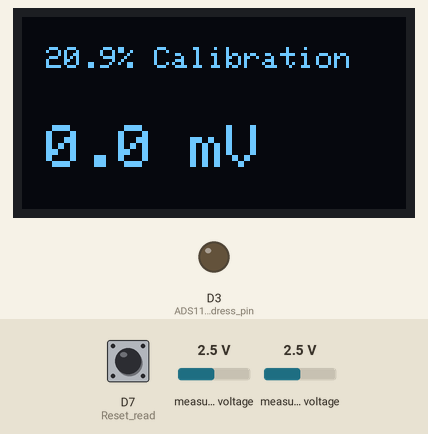
This sketch was run on a simulated Arduino MKR. Shown: 128×64 one-colour display, output pins drawn as LEDs (lit = HIGH). The inputs (shaded band) are chosen by the test bench; at power-on: measured voltage 2.5 V, D7 (Reset_read) LOW. Pins used as bus, display or sensor lines are not drawn.

Above: at 2.5 s.
4.7 s: measured voltage (sensor 200) set to 0.1 V
At 5.3 s:
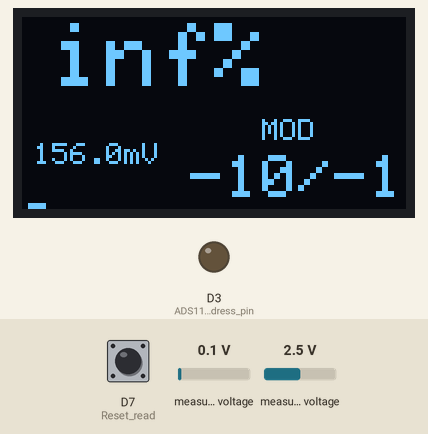
6.4 s: measured voltage (sensor 201) set to 0.1 V
At 7.9 s:
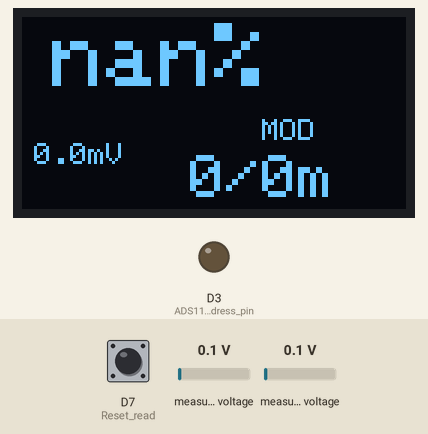
8.2 s: D7 (Reset_read) pulled HIGH for 3.2 s
At 8.7 s:
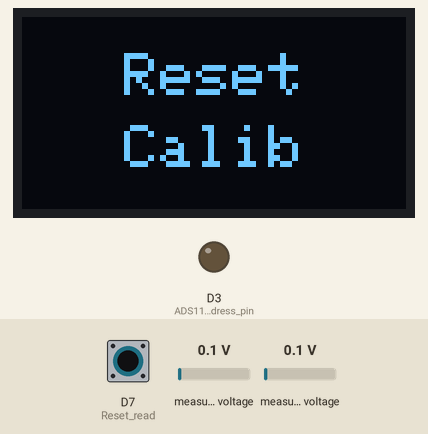
13.8 s: measured voltage (sensor 200) set to 1.2 V
At 15.2 s:
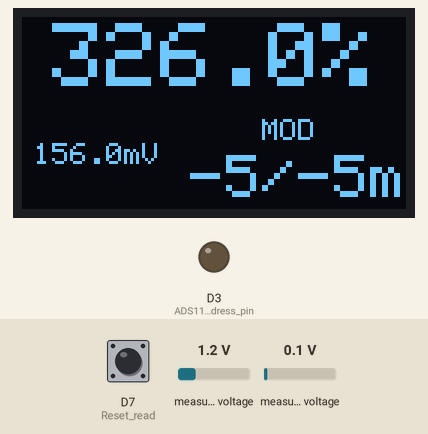
15.5 s: D7 (Reset_read) pulled HIGH for 0.15 s
At 16.0 s:
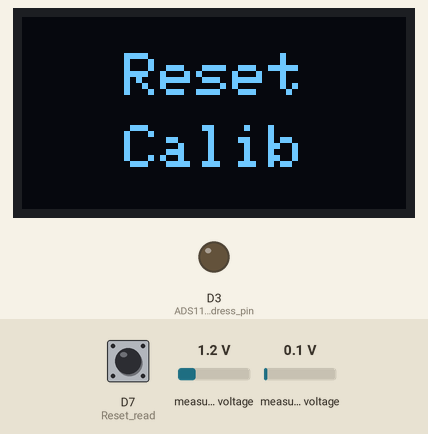
18.6 s: measured voltage (sensor 201) set to 1.2 V
At 19.9 s:
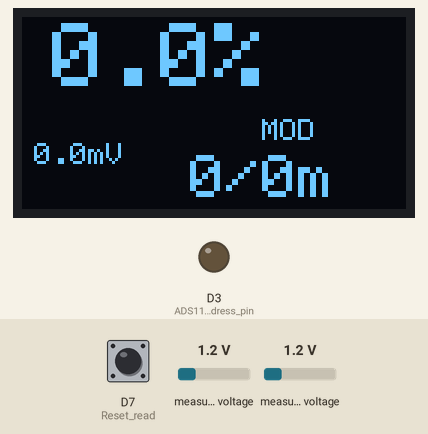
Timing chart, 0 to 21.3 s (numbered marks = the images above; inputs shaded):
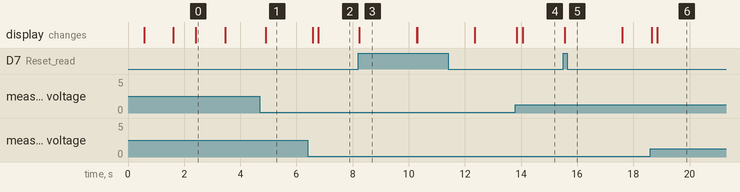

The sketch:

Nitrox.ino
```cpp
#include <Wire.h>
#include <Adafruit_GFX.h>
#include <Adafruit_SSD1306.h>
#include <Adafruit_ADS1X15.h>
#include <FlashStorage.h>

Adafruit_SSD1306 display(128, 64, &Wire, -1);
Adafruit_ADS1115 ads;

const int SamplingRate = 100; // Sampling rate 100 Hz
const unsigned long DisplayInterval = 200; // Refresh rate 5 Hz
unsigned long LastSampleTime = 0;
unsigned long LastDisplayUpdate = 0;

const float DefaultAirVoltage = 10.0; // Oxygen voltage in air
const float DefaultPureVoltage = 0.0; // Oxygen voltage in oxygen
float AirVoltage = DefaultAirVoltage;
float PureVoltage = DefaultPureVoltage;
FlashStorage(AirVoltageStorage, float);
FlashStorage(PureVoltageStorage, float);
bool TwoPointCalibration = false;

int SampleCount = 0;
float OxygenSum = 0.0;
float AvgOxygenVoltage = 0.0;

// Calibration
void PerformCalibration() {
  const int CalSampleCount = 25; // Average 25 samples for calibration

  display.clearDisplay();
  display.setTextSize(1);
  display.setCursor(8, 24);
  display.print(F("Calibrating..."));
  display.display();

  for (int i = 0; i < CalSampleCount; i++) {
    int16_t OxygenRaw = ads.readADC_Differential_0_1();
    float OxygenVoltage = fabs(OxygenRaw * 0.0078125);
    OxygenSum += OxygenVoltage;
    delay(15);
  }
  AvgOxygenVoltage = OxygenSum / CalSampleCount;

  if (AvgOxygenVoltage < 35.0) {
    AirVoltage = AvgOxygenVoltage;
    AirVoltageStorage.write(AirVoltage);

    display.clearDisplay();
    display.setTextSize(1);
    display.setCursor(8, 10);
    display.print(F("20.9% Calibration"));
    display.setTextSize(2);
    display.setCursor(8, 36);
    display.print(AirVoltage, 1);
    display.print(F(" mV"));
    display.display();
    delay(1000);

  } else {
    PureVoltage = AvgOxygenVoltage;
    PureVoltageStorage.write(PureVoltage);

    if (PureVoltage > AirVoltage) {
      TwoPointCalibration = true;
    }

    display.clearDisplay();
    display.setTextSize(1);
    display.setCursor(8, 10);
    display.print(F("100% Calibration"));
    display.setTextSize(2);
    display.setCursor(8, 36);
    display.print(PureVoltage, 1);
    display.print(F(" mV"));
    display.display();
    delay(1000);
  }
}

// Reset function
void ResetCalibration() {
  AirVoltage = DefaultAirVoltage;
  PureVoltage = DefaultPureVoltage;
  AirVoltageStorage.write(AirVoltage);
  PureVoltageStorage.write(PureVoltage);
  TwoPointCalibration = false;

  display.clearDisplay();
  display.setTextSize(2);
  display.setCursor(34, 12);
  display.print(F("Reset"));
  display.setCursor(34, 36);
  display.print(F("Calib"));
  display.display();
  delay(2000);
}

// Oxygen percentage calculation
float CalculateOxygenPercentage() {
  if (!TwoPointCalibration) {
  return (AvgOxygenVoltage / AirVoltage) * 20.9; // One-point calibration
  }
  return 20.9 + ((AvgOxygenVoltage - AirVoltage) / (PureVoltage - AirVoltage)) * (99.9 - 20.9); // Two-point calibration
}

void setup() {
  pinMode(7, INPUT_PULLDOWN); // Reset read
  pinMode(8, OUTPUT); // Reset output
  digitalWrite(8, HIGH); // Short pin 7 and 8 to reset
  pinMode(3, OUTPUT); // ADS1115 address pin
  digitalWrite(3, LOW); // Set I2C address to 0x48
  ads.begin(0x48);
  ads.setDataRate(RATE_ADS1115_250SPS); // Data rate 250 SPS
  ads.setGain(GAIN_SIXTEEN); // Gain 16, 256 mV
  display.begin(SSD1306_SWITCHCAPVCC, 0x3C);
  display.setTextColor(SSD1306_WHITE);

  display.clearDisplay();
  display.setTextSize(2);
  display.setCursor(28, 12);
  display.print(F("Nitrox"));
  display.setCursor(16, 36);
  display.print(F("Analyser"));
  display.display();
  delay(500);

  AirVoltage = AirVoltageStorage.read();
  PureVoltage = PureVoltageStorage.read();
  TwoPointCalibration = (PureVoltage > AirVoltage);

  display.clearDisplay();
  display.setTextSize(2);
  if (TwoPointCalibration) {
    display.setCursor(4, 8);
    display.print(F("2-Pt Calib"));
    display.setCursor(22, 40);
    display.print(PureVoltage, 1);
    display.print(F(" mV"));
  } else {
    display.setCursor(4, 24);
    display.print(F("1-Pt Calib"));
  }
  display.display();
  delay(1000);

  PerformCalibration();
}

void loop() {
  unsigned long CurrentTime = millis();

  if (digitalRead(7) == HIGH) {
    ResetCalibration();
  }

  if (CurrentTime - LastSampleTime >= (1000 / SamplingRate)) {
    LastSampleTime = CurrentTime;
    if (SampleCount == 0) {
      OxygenSum = 0.0;
    }

    int16_t OxygenRaw = ads.readADC_Differential_0_1();
    float OxygenVoltage = fabs(OxygenRaw * 0.0078125);
    OxygenSum += OxygenVoltage;
    SampleCount++;
  }

  if (CurrentTime - LastDisplayUpdate >= DisplayInterval) {
    LastDisplayUpdate = CurrentTime;

    // Calculate average voltage
    AvgOxygenVoltage = (SampleCount > 0) ? (OxygenSum / SampleCount) : 0.0;
    SampleCount = 0;

    // Calculate percentage
    float OxygenPercentage = max(0.0, CalculateOxygenPercentage());

    // Calculate MOD
    int MOD14 = (OxygenPercentage > 0) ? min(99, (int)((1400.0 / OxygenPercentage) - 10.0)) : 0; // MOD at ppO2 1.4
    int MOD16 = (OxygenPercentage > 0) ? min(99, (int)((1600.0 / OxygenPercentage) - 10.0)) : 0; // MOD at ppO2 1.6

    // Display
    display.clearDisplay();
    display.setTextSize(3);
    display.setCursor(10, 2);
    display.print(OxygenPercentage, 1);
    display.print(F("%"));
    display.setTextSize(1);
    display.setCursor(4, 42);
    display.print(AvgOxygenVoltage, 1);
    display.print(F("mV"));
    display.setCursor(80, 34);
    display.print(F("MOD"));
    display.setTextSize(2);
    display.setCursor(56, 46);
    display.print((int)MOD14);
    display.print(F("/"));
    display.print((int)MOD16);
    display.print(F("m"));
    display.display();
  }
}
```

Measured:
- after the input at 4.7 s, the display: changes after 0.21 s (image 1)
- after the input at 6.4 s, the display: first changes after 0.17 s (image 2 shows a later state)
- after the input at 8.2 s, the display: changes at once (image 3)
- after the input at 13.8 s, the display: first changes after 0.06 s (image 4 shows a later state)
- after the input at 15.5 s, the display: changes after 0.05 s (image 5)
- after the input at 18.6 s, the display: first changes after 0.05 s (image 6 shows a later state)
- what the display in image 0 shows lasts 1.1 s, from 2.4 s to 3.5 s
